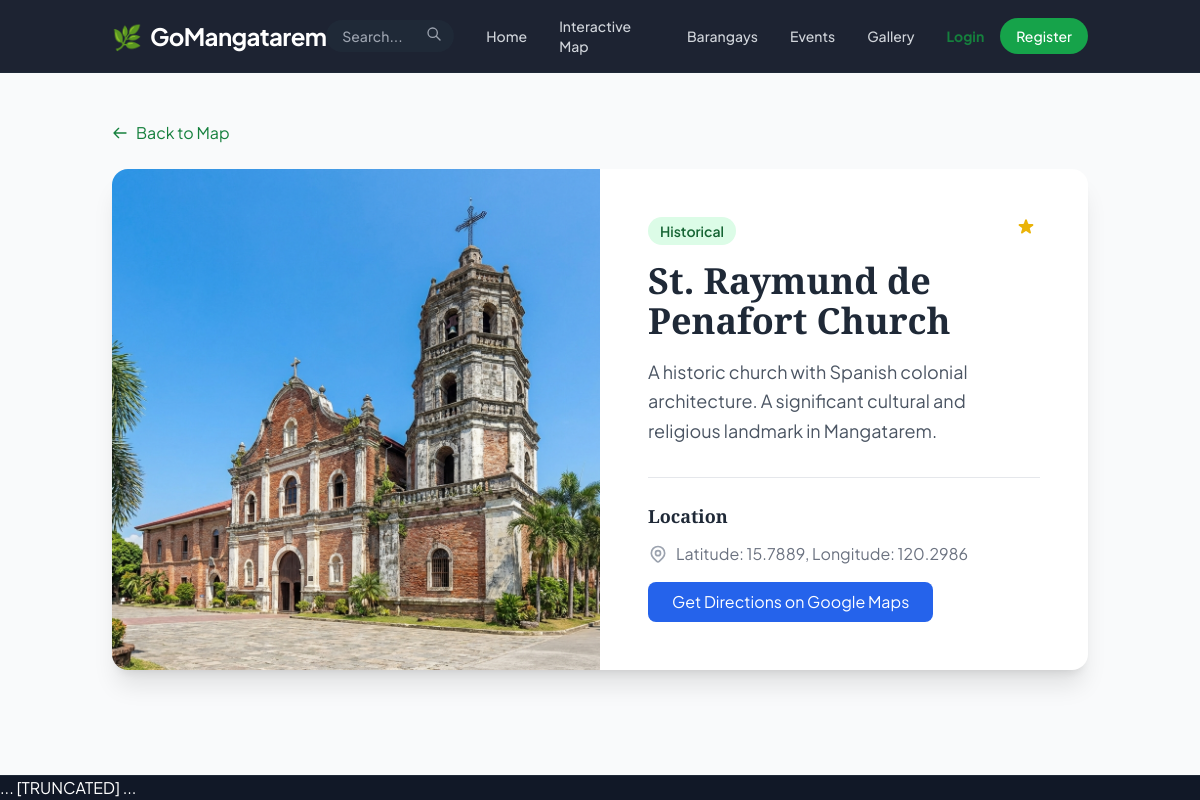
Screenshot of /attraction/3 with the database file from the repository.
### models.py (models this page shows)
class Attraction(db.Model):
    id = db.Column(db.Integer, primary_key=True)
    name = db.Column(db.String(100), nullable=False, index=True)
    description = db.Column(db.Text, nullable=False)
    category = db.Column(db.String(50), nullable=False, index=True) # Nature, Historical, Religious, etc.
    barangay = db.Column(db.String(100), nullable=True, index=True)
    lat = db.Column(db.Float, nullable=False)
    lng = db.Column(db.Float, nullable=False)
    image_url = db.Column(db.String(200), nullable=True)
    status = db.Column(db.String(20), default='pending', index=True) # 'pending', 'approved'
    user_id = db.Column(db.Integer, db.ForeignKey('user.id'), nullable=True, index=True)
    created_at = db.Column(db.DateTime, default=datetime.utcnow, index=True)

### routes/public.py (the view)
@public_bp.route("/attraction/<int:id>")
def attraction_detail(id):
    print(f"[PROGRESSIVE LOG] [public] > attraction_detail > ENTRY: id={id}")
    logger.info(f"Attraction detail page accessed for ID {id}")
    print(
        f"[PROGRESSIVE LOG] [public] > attraction_detail > QUERY: Fetching attraction ID {id}"
    )
    attraction = Attraction.query.get_or_404(id)
    record_view("attraction", item_id=id)
    print(
        f"[PROGRESSIVE LOG] [public] > attraction_detail > SUCCESS: Displaying attraction '{attraction.name}'"
    )
    logger.info(f"Showing attraction '{attraction.name}' (ID: {id})")
    print(
        f"[PROGRESSIVE LOG] [public] > attraction_detail > RENDER: Rendering detail.html"
    )
    return render_template("public/detail.html", attraction=attraction)

### app.py (called while the page is built)
@app.context_processor
def inject_config():
    return dict(config=app.config)

### routes/public.py (called while the page is built)
def record_view(view_type, item_id=None, page_name=None):
    try:
        user_id = current_user.id if current_user.is_authenticated else None
        view = PageView(
            view_type=view_type,
            item_id=item_id,
            page_name=page_name,
            user_id=user_id,
            timestamp=datetime.utcnow(),
        )
        db.session.add(view)
        db.session.commit()
    except Exception as e:
        print(f"[PROGRESSIVE LOG] [public] > record_view > ERROR: {e}")
        db.session.rollback()

### templates/public/detail.html (shortened to what this page needs)
{% extends 'base.html' %}
{% block content %}
<div class="container mx-auto px-6 py-12">
    <a href="{{ url_for('public.map_view') }}" class="inline-flex items-center text-green-700 hover:underline mb-6">
        <svg class="w-4 h-4 mr-2" fill="none" stroke="currentColor" viewBox="0 0 24 24">
            <path stroke-linecap="round" stroke-linejoin="round" stroke-width="2" d="M10 19l-7-7m0 0l7-7m-7 7h18">
            </path>
        </svg>
        Back to Map
    </a>
    <div class="bg-white rounded-2xl shadow-xl overflow-hidden">
        <div class="md:flex">
            <div class="md:w-1/2 h-64 md:h-auto relative">
                <img src="{{ attraction.image_url }}" alt="{{ attraction.name }}"
                    class="w-full h-full object-cover absolute inset-0">
            </div>
            <div class="md:w-1/2 p-8 md:p-12">
                <div class="flex justify-between items-start mb-4">
                    <span class="bg-green-100 text-green-800 text-sm font-semibold px-3 py-1 rounded-full">{{
                        attraction.category }}</span>
                    <span class="flex items-center text-yellow-500 font-bold">
                    </span>
                </div>
                <h1 class="text-3xl md:text-4xl font-bold text-gray-800 mb-4">{{ attraction.name }}</h1>
                <p class="text-gray-600 text-lg leading-relaxed mb-8">
                    {{ attraction.description }}
                </p>
                <div class="border-t pt-6">
                    <h3 class="text-lg font-semibold mb-3">Location</h3>
                    <p class="text-gray-500 mb-4 flex items-center">
                        Latitude: {{ attraction.lat }}, Longitude: {{ attraction.lng }}
                    </p>
                    <a href="https://www.google.com/maps/search/?api=1&query={{ attraction.lat }},{{ attraction.lng }}"
                        target="_blank"
                        class="inline-block bg-blue-600 text-white px-6 py-2 rounded-lg hover:bg-blue-700 transition">
                        Get Directions on Google Maps
                    </a>
                </div>
            </div>
        </div>
    </div>
</div>
{% endblock %}

### static/css/style.css (style rules this page uses)
:root { --font-heading: 'Playfair Display', serif; --font-body: 'Plus Jakarta Sans', system-ui, sans-serif; --font-accent: 'Lora', serif; }
html { overflow-x: hidden; scroll-behavior: smooth; font-family: var(--font-body); }
body { overflow-x: hidden; width: 100%; max-width: 100vw; font-family: var(--font-body); }
h1, h2, h3, h4, h5, h6, .font-heading { font-family: var(--font-heading); }

### rows the page displays
Attraction: image_url (picture), category "Historical", name "St. Raymund de Penafort Church", description "A historic church with Spanish colonial architecture. A significant cultural and religious landmark in Mangatarem.", lat "15.7889", lng "120.2986"
